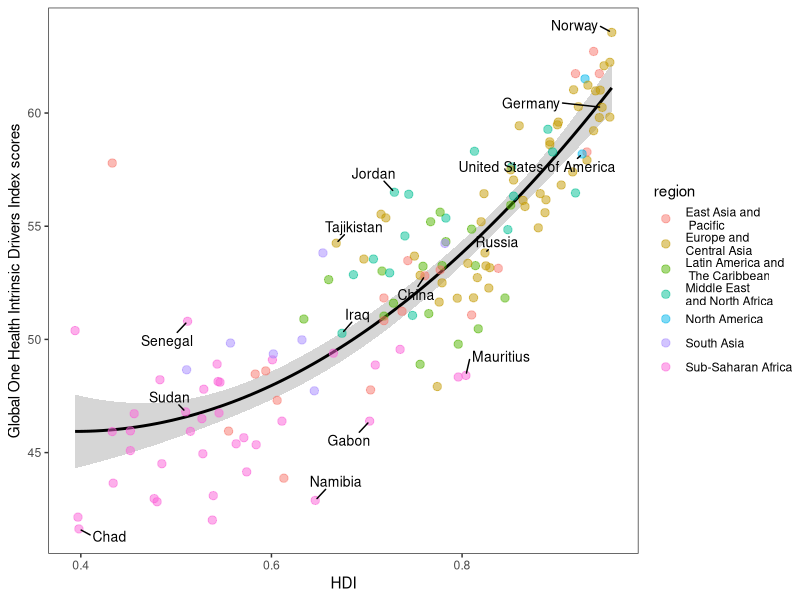

The R source for this figure:
library(readxl)
library(readr)

library(tidyverse)
library(cowplot)
library(colorspace)
library(ggrepel)

#Exp <- read_excel("Exp.xlsx")

#dftest <- read_csv("IDI_last version.csv")

#data = left_join(dftest,Exp, by = "country")

#write.csv(data,file = "exp.csv")

data <- read_csv("HDI-B.csv")

test <- data %>%
  mutate(
    region = case_when(
      region == "Middle East and North Africa" ~ "Middle East\nand North Africa",
      region == "Europe and Central Asia" ~ "Europe and\nCentral Asia",
      region == "East Asia and Pacific" ~ "East Asia and\n Pacific",
      region == "Latin America and The Caribbean" ~ "Latin America and\n The Caribbean",
      region == "North America" ~ "North America",
      region == "South Asia" ~ "South Asia",
      region == "Sub-Saharan Arica" ~ "Sub-Saharan Arica",
      TRUE ~ region # All the other remain the same
    )
  )

country_highlight <- c(
  "Senegal","Tajikistan","Jordan","Norway",
  "Chad","Namibia","Gabon","Mauritius",
  "United States of America","China","Germany",
  "Sudan","Russia","Iraq"
)

test <- test %>%
  mutate(
    label = ifelse(country %in% country_highlight, country, "")
  )


expohi = ggplot(test, aes(HDI, B)) +
  geom_smooth(method="lm", formula = 'y ~ poly(x,2)' , col="black") +
  geom_point(
    aes(color = region, fill = region),
    size = 2.5, alpha = 0.5, 
    shape = 21 # This is a dot with both border (color) and fill.
  ) +
  # Add auto-positioned text
  geom_text_repel(
    aes(label = label),
    color = "black",
    size = 10/.pt, # font size 9 pt
    point.padding = 0.1, 
    box.padding = 0.6,
    min.segment.length = 0,
    max.overlaps = 1000,
    seed = 7654 # For reproducibility reasons
  ) +
  xlab("HDI") +
  ylab("Global One Health Intrinsic Drivers Index scores")+
  theme_test() 

ggsave("HDI-IDI-region.pdf", width=8, height=4, dpi=600)

